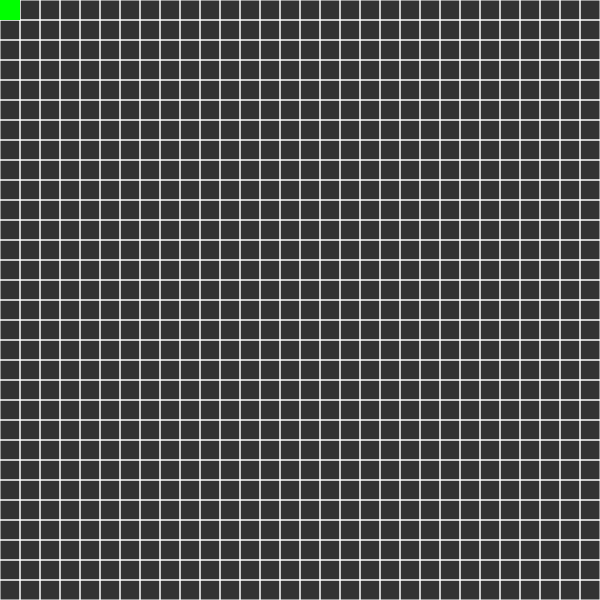
Frame 1 (no input)
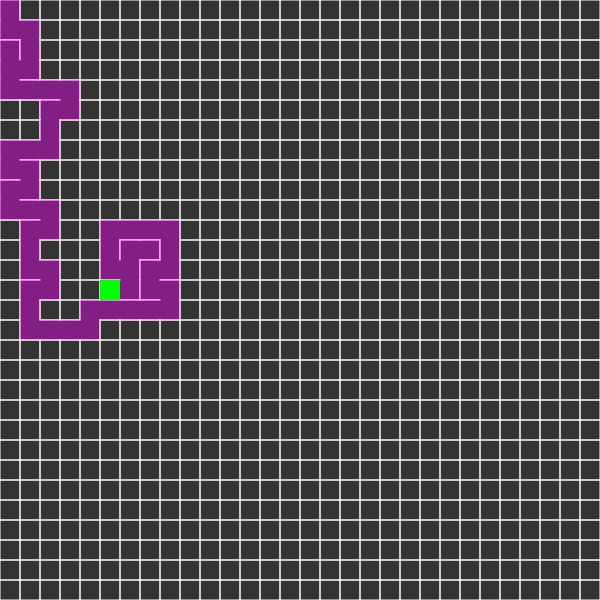
Frame 60 (no input)
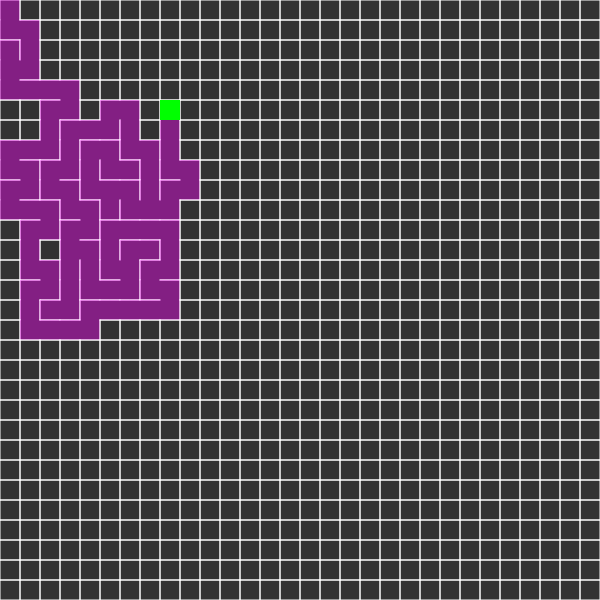
Frame 120 (the mouse pressed at the canvas centre since frame 60)

The p5.js sketch that drew these frames (run headless with seeded random() and noise() and a simulated clock; from frame 60 on, the mouse is pressed at the canvas centre):

// p5.js sketch
// ── sketch.js



let cols, rows;
let w = 20;
let grid = [];
let current;
let stack = [];

function setup() {
  createCanvas(600, 600);
  cols = floor(width / w);
  rows = floor(height / w);

  for (let j = 0; j < rows; j++) {
    for (let i = 0; i < cols; i++) {
      var cell = new Cell(i, j);
      grid.push(cell);
    }
  }

  current = grid[0];
}

function draw() {
  background(51);
  for (let i = 0; i < grid.length; i++) {
    grid[i].show();
  }

  current.visited = true;
  current.highlight();
  // STEP 1
  let next = current.checkNeighbors();
  if (next) {
    next.visited = true;

    // STEP 2
    stack.push(current);

    // STEP 3
    removeWalls(current, next);

    // STEP 4
    current = next;
  } else if (stack.length > 0) {
    current = stack.pop();
  }
}

function index(i, j) {
  if (i < 0 || j < 0 || i > cols - 1 || j > rows - 1) {
    return -1;
  }
  return i + j * cols;
}

function removeWalls(a, b) {
  let x = a.i - b.i;
  if (x === 1) {
    a.walls[3] = false;
    b.walls[1] = false;
  } else if (x === -1) {
    a.walls[1] = false;
    b.walls[3] = false;
  }
  let y = a.j - b.j;
  if (y === 1) {
    a.walls[0] = false;
    b.walls[2] = false;
  } else if (y === -1) {
    a.walls[2] = false;
    b.walls[0] = false;
  }
}
// ── space.js


function Cell(i, j) {
  this.i = i;
  this.j = j;
  this.walls = [true, true, true, true];
  this.visited = false;

  this.checkNeighbors = function() {
    let neighbors = [];

    let top = grid[index(i, j - 1)];
    let right = grid[index(i + 1, j)];
    let bottom = grid[index(i, j + 1)];
    let left = grid[index(i - 1, j)];

    if (top && !top.visited) {
      neighbors.push(top);
    }
    if (right && !right.visited) {
      neighbors.push(right);
    }
    if (bottom && !bottom.visited) {
      neighbors.push(bottom);
    }
    if (left && !left.visited) {
      neighbors.push(left);
    }

    if (neighbors.length > 0) {
      let r = floor(random(0, neighbors.length));
      return neighbors[r];
    } else {
      return undefined;
    }
  };
  this.highlight = function() {
    let x = this.i * w;
    let y = this.j * w;
    noStroke();
    fill(0, 255,0);
    rect(x, y, w, w);
  };

  this.show = function() {
    let x = this.i * w;
    let y = this.j * w;
    stroke(255);
    if (this.walls[0]) {
      line(x, y, x + w, y);
    }
    if (this.walls[1]) {
      line(x + w, y, x + w, y + w);
    }
    if (this.walls[2]) {
      line(x + w, y + w, x, y + w);
    }
    if (this.walls[3]) {
      line(x, y + w, x, y);
    }

    if (this.visited) {
      noStroke();
      fill(255, 0, 255, 100);
      rect(x, y, w, w);
    }
  };
}
